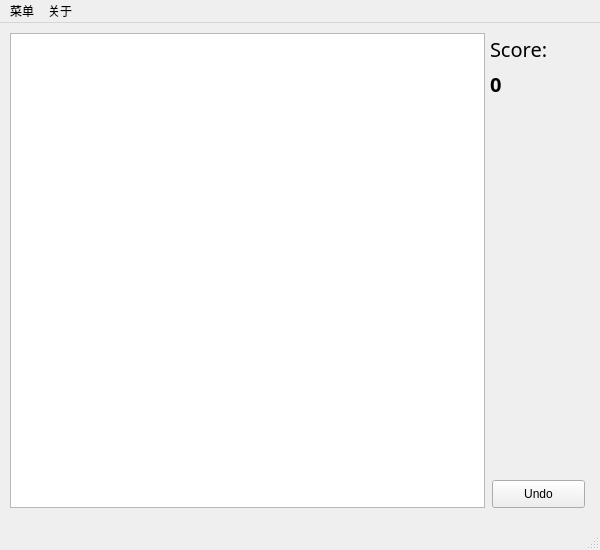
<?xml version="1.0" encoding="UTF-8"?>
<ui version="4.0">
 <class>MainWindow</class>
 <widget class="QMainWindow" name="MainWindow">
  <property name="geometry">
   <rect>
    <x>0</x>
    <y>0</y>
    <width>600</width>
    <height>550</height>
   </rect>
  </property>
  <property name="windowTitle">
   <string>MainWindow</string>
  </property>
  <widget class="QWidget" name="centralwidget">
   <widget class="QTableWidget" name="tableWidget_map">
    <property name="geometry">
     <rect>
      <x>10</x>
      <y>10</y>
      <width>475</width>
      <height>475</height>
     </rect>
    </property>
   </widget>
   <widget class="QLabel" name="label">
    <property name="geometry">
     <rect>
      <x>490</x>
      <y>10</y>
      <width>101</width>
      <height>31</height>
     </rect>
    </property>
    <property name="font">
     <font>
      <family>方正兰亭刊黑_GBK</family>
      <pointsize>15</pointsize>
      <weight>50</weight>
      <bold>false</bold>
     </font>
    </property>
    <property name="text">
     <string>Score:</string>
    </property>
   </widget>
   <widget class="QLabel" name="label_score">
    <property name="geometry">
     <rect>
      <x>490</x>
      <y>40</y>
      <width>101</width>
      <height>41</height>
     </rect>
    </property>
    <property name="font">
     <font>
      <family>方正兰亭刊黑_GBK</family>
      <pointsize>15</pointsize>
      <weight>75</weight>
      <bold>true</bold>
     </font>
    </property>
    <property name="text">
     <string>0</string>
    </property>
   </widget>
   <widget class="QPushButton" name="btn_undo">
    <property name="geometry">
     <rect>
      <x>492</x>
      <y>457</y>
      <width>93</width>
      <height>28</height>
     </rect>
    </property>
    <property name="text">
     <string>Undo</string>
    </property>
    <property name="shortcut">
     <string>Ctrl+Z</string>
    </property>
   </widget>
  </widget>
  <widget class="QMenuBar" name="menubar">
   <property name="geometry">
    <rect>
     <x>0</x>
     <y>0</y>
     <width>600</width>
     <height>26</height>
    </rect>
   </property>
   <widget class="QMenu" name="menu">
    <property name="title">
     <string>菜单</string>
    </property>
    <addaction name="action_connectServer"/>
    <addaction name="separator"/>
    <addaction name="action_match"/>
    <addaction name="action_queryPersonal"/>
    <addaction name="action_queryAll"/>
   </widget>
   <widget class="QMenu" name="menu_about">
    <property name="title">
     <string>关于</string>
    </property>
    <addaction name="action_aboutGame"/>
    <addaction name="action_instruction"/>
    <addaction name="separator"/>
    <addaction name="action_serverInfo"/>
   </widget>
   <addaction name="menu"/>
   <addaction name="menu_about"/>
  </widget>
  <widget class="QStatusBar" name="statusbar"/>
  <action name="action_connectServer">
   <property name="text">
    <string>连接服务器</string>
   </property>
  </action>
  <action name="action_match">
   <property name="text">
    <string>匹配选手</string>
   </property>
  </action>
  <action name="action_queryPersonal">
   <property name="text">
    <string>查询个人成绩</string>
   </property>
  </action>
  <action name="action_queryAll">
   <property name="text">
    <string>查看排行榜</string>
   </property>
  </action>
  <action name="action_aboutGame">
   <property name="text">
    <string>关于本游戏</string>
   </property>
  </action>
  <action name="action_instruction">
   <property name="text">
    <string>使用教程</string>
   </property>
  </action>
  <action name="action_serverInfo">
   <property name="text">
    <string>服务器信息</string>
   </property>
  </action>
 </widget>
 <resources/>
 <connections/>
</ui>
